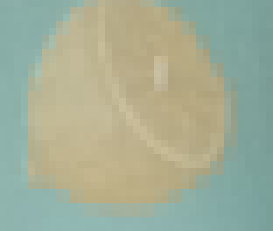
#> input picture Assignment_3/roi.png, 39 x 33 px (shown 7 times larger)
$ jupyter execute --allow-errors Harsh_Assignment_3-q1.ipynb
#> lines starting #> are read from the running program, lines starting #| are printed output that depends on the picture
[cell 1]
import cv2
import depthai as dai
import numpy as np
import os, random
import time
from matplotlib import pyplot as plt

VIDEO_FRAMES_FOLDER = 'video_frames'

[cell 2]
def getFrame(queue):
    frame = queue.get()
    return frame.getCvFrame()

def getColorCamera(pipeline):
    colorCamera = pipeline.createColorCamera()
    colorCamera.setResolution(dai.ColorCameraProperties.SensorResolution.THE_1080_P)
    return colorCamera

def create_video_frames_folder(sub_folder_name):
    current_directory = os.getcwd()
    video_frames_directory = os.path.join(current_directory, VIDEO_FRAMES_FOLDER+'/'+sub_folder_name)
    if not os.path.exists(video_frames_directory):
        os.makedirs(video_frames_directory)

create_video_frames_folder('frames')

#> (a cell that did not finish here is left out)

# Calculating SSD

[cell 4]
create_video_frames_folder('ssd_results')
def find_matches(image, template):
    res = cv2.matchTemplate(image, template, cv2.TM_SQDIFF)
    min_val, max_val, min_loc, max_loc = cv2.minMaxLoc(res)

    # Min location gives the top-left corner of the rectangle, where we found the lowest difference
    top_left = min_loc
    return min_val, top_left, res


def main():
    selected_region = cv2.imread("roi.png")
#> selected_region is the input picture: shape (33, 39, 3); mean B, G, R 150.8, 173.8, 162.9
    selected_region = cv2.cvtColor(selected_region, cv2.COLOR_BGR2GRAY)
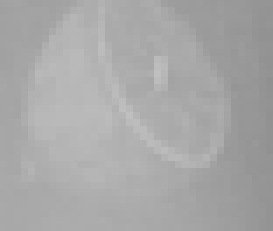
#> selected_region: shape (33, 39) (shown 7 times larger); min 144, max 191, mean 167.9

    frames_dir = os.path.join(VIDEO_FRAMES_FOLDER, 'frames')
    all_frames = os.listdir(frames_dir)
    ssd_results_dir = os.path.join(VIDEO_FRAMES_FOLDER, 'ssd_results')
    # Randomly picking 10 images
    random_images = random.sample(all_frames, 10)

    # Calculating SSD
    for image_name in random_images:
        image_path = os.path.join(frames_dir, image_name)
        image = cv2.imread(image_path)
        image_gray = cv2.cvtColor(image, cv2.COLOR_BGR2GRAY)

        ssd_value, top_left, res = find_matches(image_gray, selected_region)

        print(f"Image: {image_name}, SSD Value: {ssd_value}, Match Location: {top_left}")
        h, w = selected_region.shape[:2]
        bottom_right = (top_left[0] + w, top_left[1] + h)
        pm = cv2.rectangle(image, top_left, bottom_right, 255, 2)

        cv2.imshow("Pattern Match", pm)
        cv2.waitKey(1000)

        cv2.imwrite(ssd_results_dir+"/out_"+image_name, pm)
        cv2.destroyAllWindows()
        # Plotting the results
        plt.subplot(121),plt.imshow(res,cmap = 'gray')
        plt.title('Matching Result'), plt.xticks([]), plt.yticks([])
        plt.subplot(122),plt.imshow(image,cmap = 'gray')
        plt.title('Detected Point'), plt.xticks([]), plt.yticks([])

        plt.show()

#> (the rest of this cell did not finish here and is left out)

# Calculating Norm Results

[cell 5]
create_video_frames_folder('norm_results')
